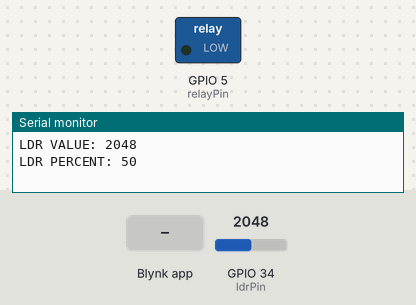
The sketch below on a simulated ESP32. On the bench: switched loads named in the sketch (green lamp = pin HIGH), the last lines printed to the serial monitor. The inputs (shaded band) are chosen by the test bench; at power-on: GPIO 34 (ldrPin) = 2048. WiFi joins after 1.5 s; servers stay silent unless stated.

Above: at 3.0 s.
3.1 s: GPIO 34 (ldrPin) set to 2112
At 5.0 s:
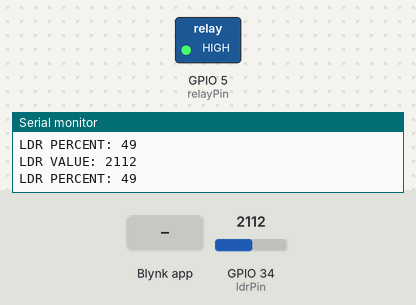
5.3 s: Blynk app writes 1 to V3
At 6.0 s:
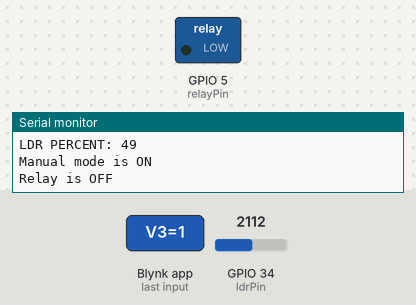
6.8 s: Blynk app writes 0 to V3
At 7.2 s:
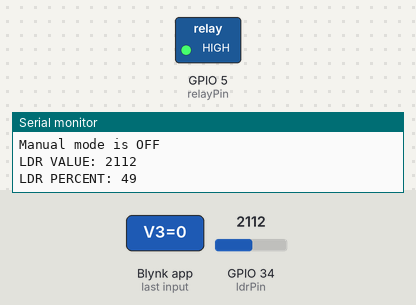
8.3 s: Blynk app writes 200 to V3
At 9.4 s:
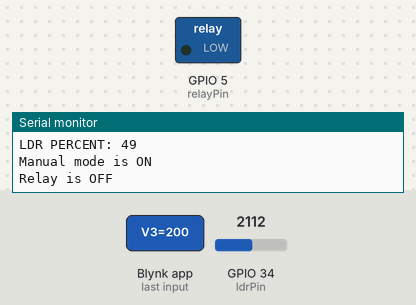
Timing chart, 0 to 10.8 s (numbered marks = the images above; inputs shaded):
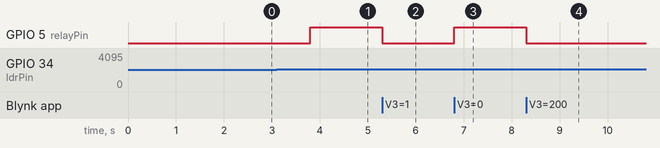

Measured:
- the behaviour switches between 2048 and 2049 on GPIO 34 (ldrPin) (found by bisection; images 0 and 1)
- after the input at 3.1 s, GPIO 5 (relayPin): LOW → HIGH after 0.70 s
- after the input at 5.3 s, GPIO 5 (relayPin): HIGH → LOW at once
- after the input at 6.8 s, GPIO 5 (relayPin): LOW → HIGH at once
- after the input at 8.3 s, GPIO 5 (relayPin): HIGH → LOW at once

The sketch:

SmartBulb.ino
```cpp
#define BLYNK_TEMPLATE_ID "hai"
#define BLYNK_TEMPLATE_NAME "hai"
#define BLYNK_AUTH_TOKEN "hai"
#define BLYNK_PRINT Serial
#include <WiFi.h>
#include <WiFiClient.h>
#include <BlynkSimpleEsp32.h>

char ssid[] = "hai";
char pass[] = "hai";

const int ldrPin = 34;
const int relayPin = 5;

bool manualMode = false;
bool relayState = false;

BlynkTimer timer;

BLYNK_WRITE(V3) {
  //toggle V3 (0 = OFF, 1 = ON)
  manualMode = param.asInt();
  if (manualMode) {
    Serial.println("Manual mode is ON");
  } else {
    Serial.println("Manual mode is OFF");
  }
  if (manualMode) {
    if (relayState) {
      digitalWrite(relayPin, HIGH);
      Serial.println("Relay is ON");
      Blynk.virtualWrite(V2, "ON");
    } else {
      digitalWrite(relayPin, LOW);
      Serial.println("Relay is OFF");
      Blynk.virtualWrite(V2, "OFF");
    }
  }
}

BLYNK_WRITE(V4) {
  //toggle V4 (0 = OFF, 1 = ON)
  relayState = param.asInt();

  if (manualMode) {
    if (relayState) {
      digitalWrite(relayPin, HIGH);
      Serial.println("Relay turned ON via manual control");
      Blynk.virtualWrite(V2, "ON");
    } else {
      digitalWrite(relayPin, LOW);
      Serial.println("Relay turned OFF via manual control");
      Blynk.virtualWrite(V2, "OFF");
    }
  }
}

void sendData() {
  if (!manualMode) {
    int ldrValue = analogRead(ldrPin);
    Serial.print("LDR VALUE: ");
    Serial.println(ldrValue);

    int ldrPercent = map(ldrValue, 0, 4095, 100, 0);
    Serial.print("LDR PERCENT: ");
    Serial.println(ldrPercent);
    Blynk.virtualWrite(V0, ldrPercent);

    if (ldrValue > 2048) {
      digitalWrite(relayPin, HIGH);
      Blynk.virtualWrite(V1, "Dark");
      Blynk.virtualWrite(V2, "ON");
    } else {
      digitalWrite(relayPin, LOW);
      Blynk.virtualWrite(V1, "Bright");
      Blynk.virtualWrite(V2, "OFF");
    }
  }
}

void setup() {
  Serial.begin(115200);
  Blynk.begin(BLYNK_AUTH_TOKEN, ssid, pass);
  pinMode(relayPin, OUTPUT);
  digitalWrite(relayPin, LOW);
  timer.setInterval(1000L, sendData);
}

void loop() {
  Blynk.run();
  timer.run();
}
```
